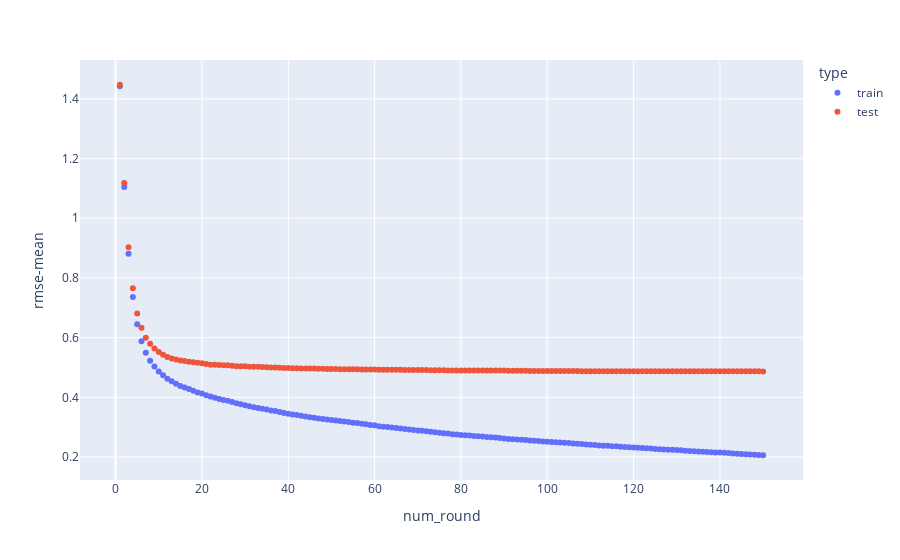

Notebook code cell kept with this figure:
### Code cell
# 使用plotly绘制
px.scatter(data_frame=history_info, x='num_round',y='rmse-mean', color='type' )

### Figure 1 — Plotly figure (JSON) as saved in the notebook; plotly's stock layout.template omitted (floating-point values rounded to 4 significant figures; data arrays with more than 128 entries replaced by an {"elided": "..."} marker saying what was removed)
{"data": [{"hovertemplate": "type=train<br>num_round=%{x}<br>rmse-mean=%{y}<extra></extra>", "legendgroup": "train", "marker": {"color": "#636efa", "symbol": "circle"}, "mode": "markers", "name": "train", "orientation": "v", "showlegend": true, "type": "scatter", "x": {"elided": "150 int values"}, "xaxis": "x", "y": {"elided": "150 float values"}, "yaxis": "y"}, {"hovertemplate": "type=test<br>num_round=%{x}<br>rmse-mean=%{y}<extra></extra>", "legendgroup": "test", "marker": {"color": "#EF553B", "symbol": "circle"}, "mode": "markers", "name": "test", "orientation": "v", "showlegend": true, "type": "scatter", "x": {"elided": "150 int values"}, "xaxis": "x", "y": {"elided": "150 float values"}, "yaxis": "y"}], "layout": {"autosize": true, "legend": {"title": {"text": "type"}, "tracegroupgap": 0}, "margin": {"t": 60}, "xaxis": {"anchor": "y", "autorange": true, "domain": [0, 1], "range": [-7.819, 158.8], "title": {"text": "num_round"}, "type": "linear"}, "yaxis": {"anchor": "x", "autorange": true, "domain": [0, 1], "range": [0.1096, 1.544], "title": {"text": "rmse-mean"}, "type": "linear"}}}
